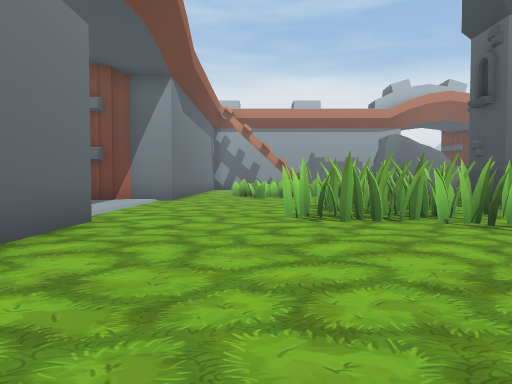
view 1 (above)

16 first-person views from a walk through a Unity game level. The camera is 1.2 m above the floor, tilts 2° down and sees 70° across. The floor is counted in squares, 2 m on a side. Each view is taken from the middle of a square. On the plan, view 1 faces up. The plan holds only what a view shows up to about 10 squares ahead; the rest is blank. The place goes on beyond the plan.

view 2
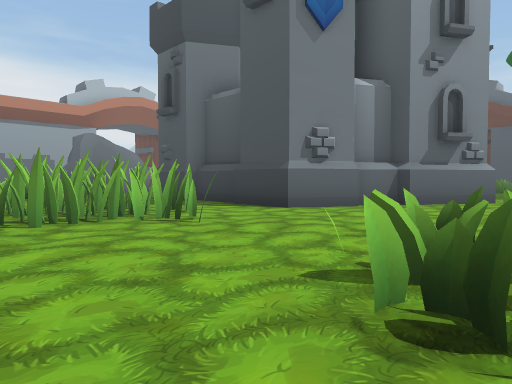

view 3
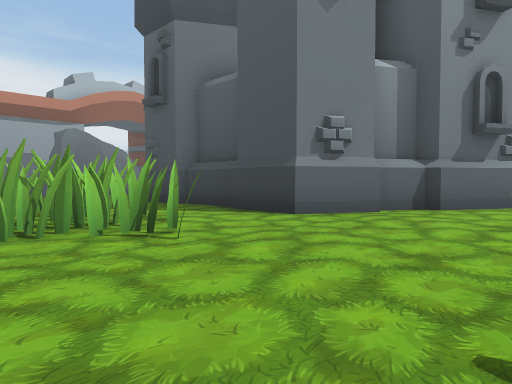

view 4
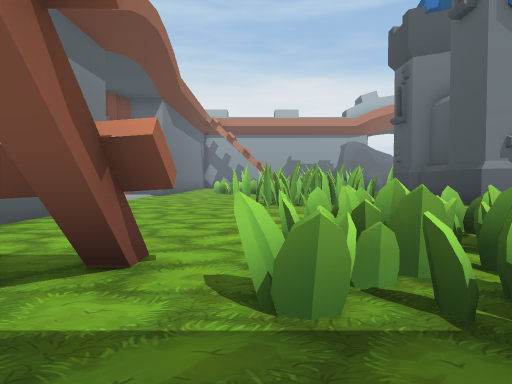

view 5
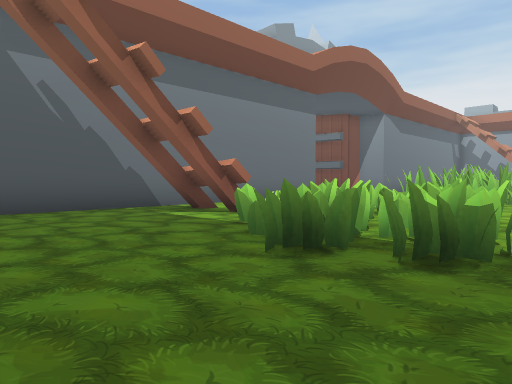

view 6
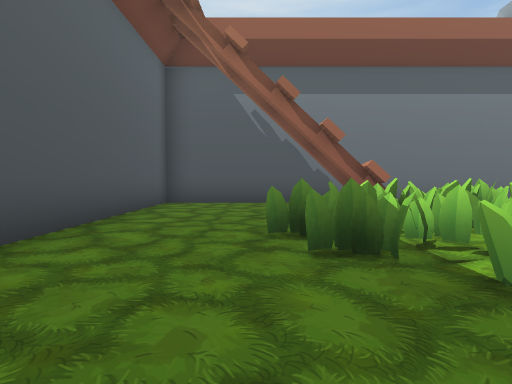

view 7
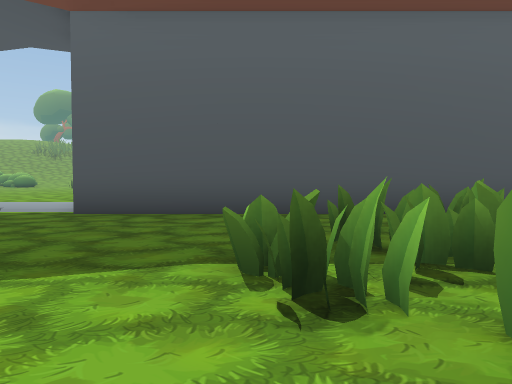

view 8
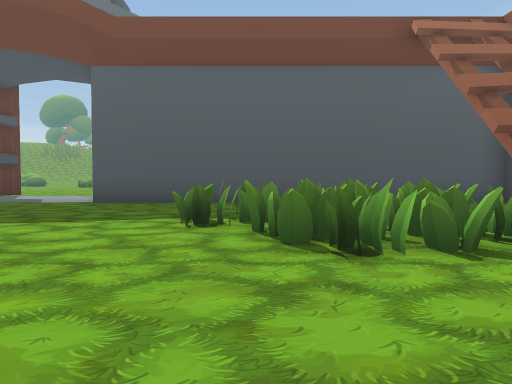

view 9
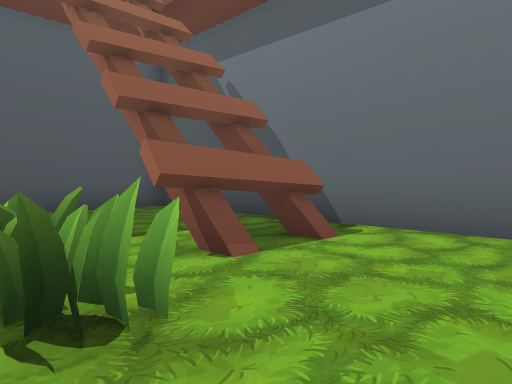

view 10
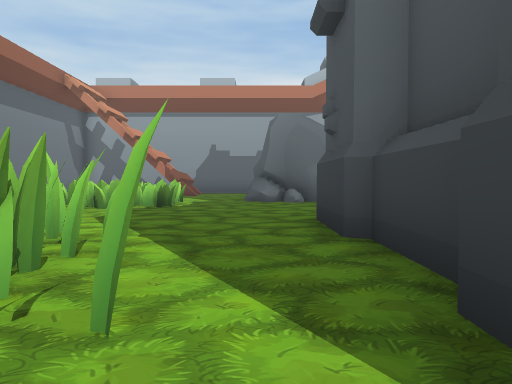

view 11
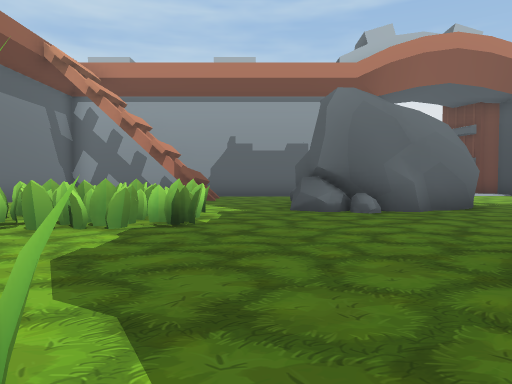

view 12
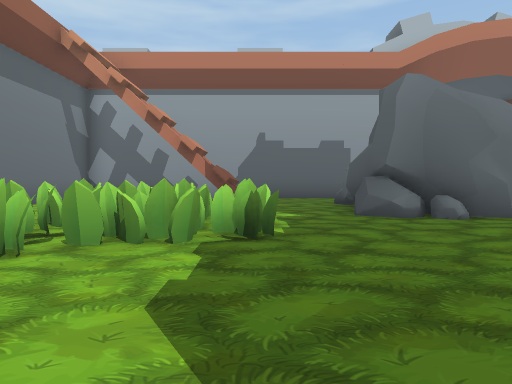

view 13
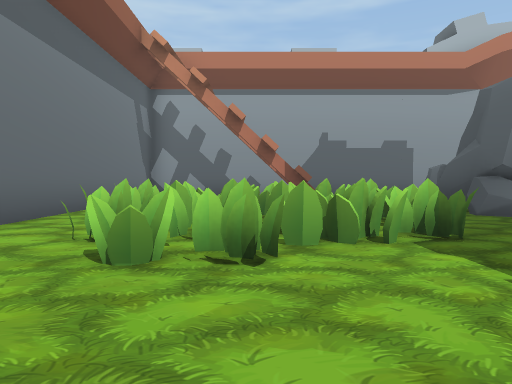

view 14
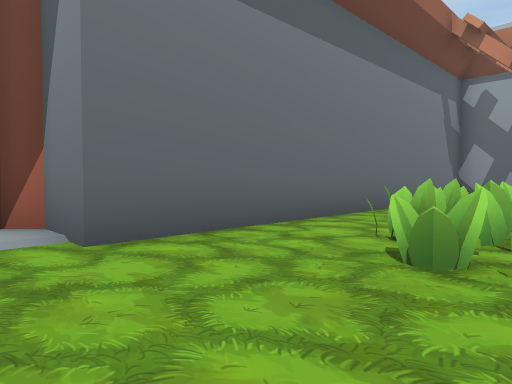

view 15
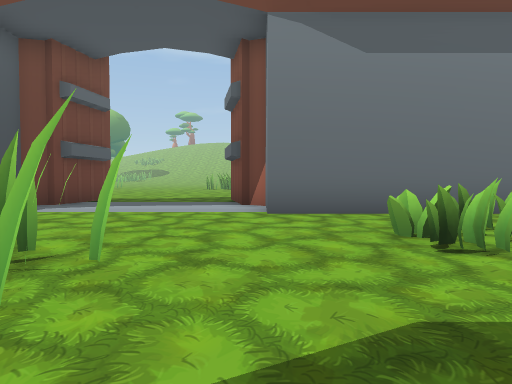

view 16
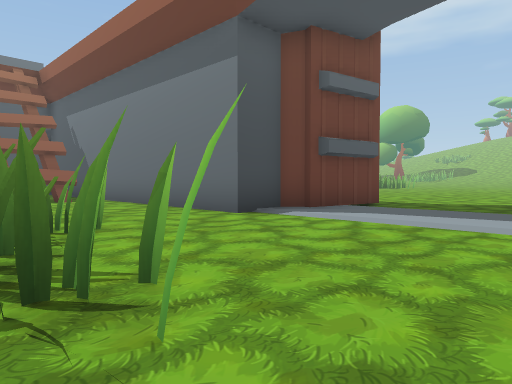

### Floor plan
Key: @ floor where view 1 was taken; # wall or solid block; . floor; R rock.
Columns run from 9 left of view 1 to 8 right of it. Each row starts with its distance up from view 1.
 18       #    #..RR
 17       #.    ..RR
 16       #.    ..RRRR
 15       #.    ..RRRR
 14       #... .......
 13       #...........
 12       #..........
 11       #.........
 10    ####........#
  9    ............#
  8 ..........#.#..#
  7 ...........###.#
  6  ..##.....###..#
  5     ###...##...###
  4       #..........#
  3       #...........
  2       #...........
  1       #.........
  0       #..@.......
 -1       #.##........
 -2       #...........
 -3       #...........
 -4       #...........
 -5       #...........
 -6       ############

Positions as (right, up) in squares from view 1, and headings:
1: (0, 0), facing up
2: (0, 0), facing up-right
3: (1, 1), facing up-right
4: (1, -3), facing up
5: (5, -5), facing up-left
6: (7, -3), facing left
7: (5, 1), facing down
8: (4, 4), facing down
9: (2, 2), facing down-left
10: (5, 5), facing up
11: (4, 8), facing up
12: (3, 9), facing up
13: (1, 9), facing up
14: (1, 9), facing up-left
15: (4, 10), facing left
16: (2, 10), facing down-left
